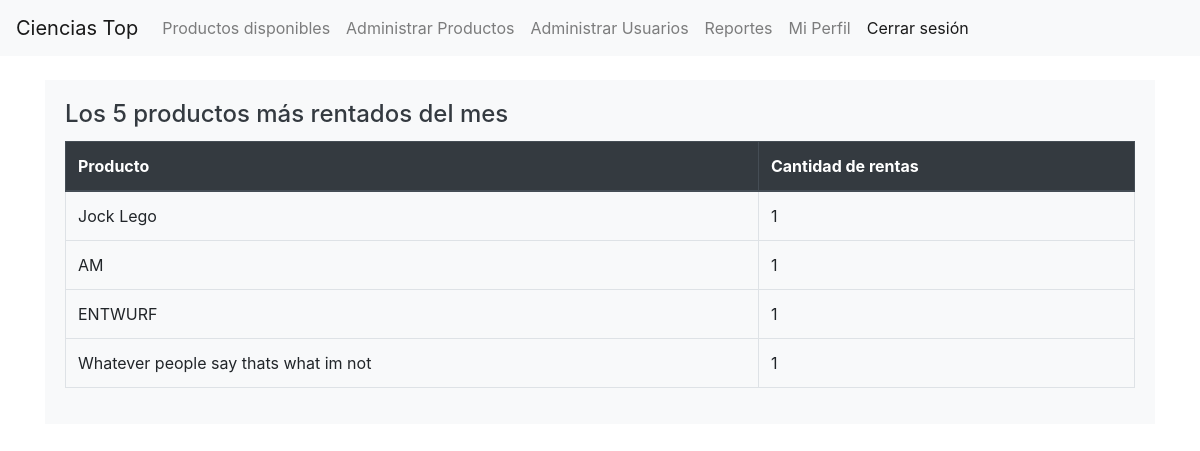
Page /usuarios/reportes/mas-rentados/ (signed in) on the earlier database version.
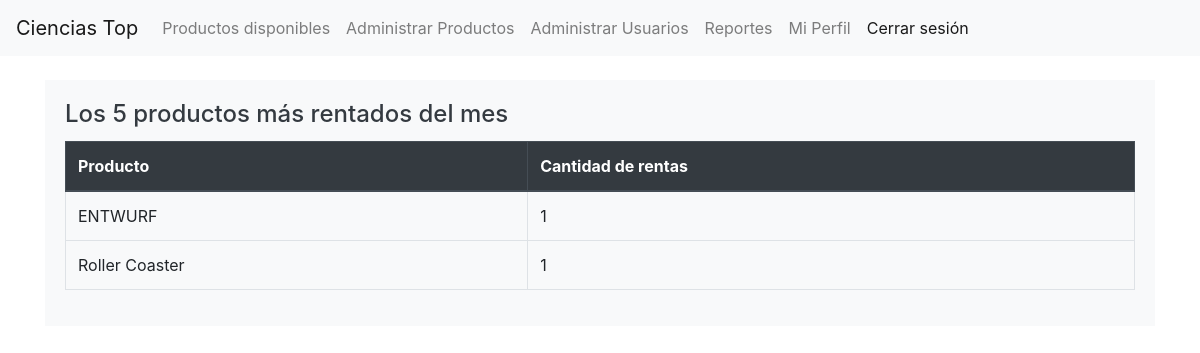
Same page on the later database version.
### producto/models.py (models this page shows, shortened)
class Producto(models.Model):
    user = models.ForeignKey(User, on_delete=models.DO_NOTHING, null=True, related_name='productos')
    id = models.BigAutoField(primary_key=True)
    nombre = models.CharField(max_length=100)
    costo = models.IntegerField()
    descripcion = models.TextField()
    imagen = models.ImageField(upload_to='productos_imagenes')
    categoria = models.TextField()
    dias = models.IntegerField(
        validators=[
            MinValueValidator(3),
            MaxValueValidator(7)
        ]
    )

### usuario/views.py (the view)
# urls.py: path('reportes/mas-rentados/', views.reporte_productos_mas_rentados, name='reporte_mas_rentados'),
@login_required
@user_passes_test(is_admin)
def reporte_productos_mas_rentados(request):
    hoy = date.today()
    mes_actual = hoy.month
    anio_actual = hoy.year
    productos_rentados = Producto.objects.filter(
        rentas__fecha_prestamo__month=mes_actual,
        rentas__fecha_prestamo__year=anio_actual
    ).annotate(
        cantidad_rentas=Count('rentas')
    ).order_by('-cantidad_rentas')[:5]
    datos = [[producto.nombre, producto.cantidad_rentas] for producto in productos_rentados]
    vista = 'reportes/datos_reporte.html'
    contexto = {
        'datos': datos,
        'titulo': 'Productos más rentados del mes',
        'subtitulo': 'Los 5 productos más rentados del mes',
        'encabezados': ['Producto', 'Cantidad de rentas']
    }
    return render(request, vista, contexto)

### usuario/views.py (called while the page is built)
def is_admin(user):
    return user.groups.filter(name='administrador').exists()

### usuario/templates/reportes/datos_reporte.html (shortened to what this page needs)
{% extends 'base.html' %}
{% block contenido %}
<div class="card-body bg-light text-dark">
    <h4 class="card-title">{{ subtitulo }}</h4>
    <div class="table-responsive">
        <table class="table table-bordered table-hover">
            <thead class="thead-dark">
                <tr>
                    {% for encabezado in encabezados %}
                    <th scope="col">{{ encabezado }}</th>
                    {% endfor %}
                </tr>
            </thead>
            <tbody>
                {% for fila in datos %}
                <tr>
                    {% for celda in fila %}
                    <td>{{ celda }}</td>
                    {% endfor %}
                </tr>
                {% endfor %}
            </tbody>
        </table>
    </div>
</div>
{% endblock %}

Differences in the rows shown:
removed Producto: fila "Jock Lego"
removed Producto: fila "AM"
removed Producto: fila "Whatever people say thats what im not"
added Producto: fila "Roller Coaster"
Other differences:
new list line: "ENTWURF"
list line gone: "ENTWURF"
list line gone: "1"
